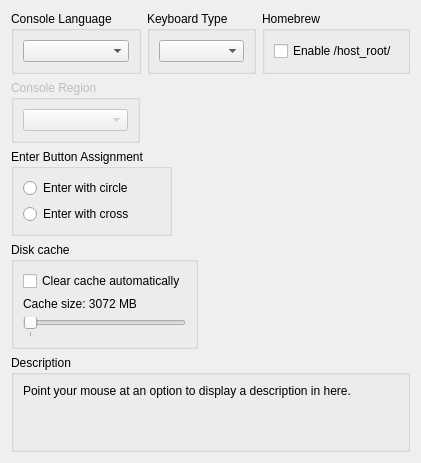
     <widget class="QWidget" name="systemTab">
      <attribute name="title">
       <string>System</string>
      </attribute>
      <layout class="QVBoxLayout" name="systemTab_layout">
       <item>
        <layout class="QHBoxLayout" name="systemTabLayout1" stretch="1,1,1">
         <item>
          <widget class="QGroupBox" name="gb_sysLang">
           <property name="title">
            <string>Console Language</string>
           </property>
           <layout class="QVBoxLayout" name="gb_sysLang_layout">
            <item>
             <widget class="QComboBox" name="sysLangBox"/>
            </item>
           </layout>
          </widget>
         </item>
         <item>
          <widget class="QGroupBox" name="gb_keyboardType">
           <property name="title">
            <string>Keyboard Type</string>
           </property>
           <layout class="QVBoxLayout" name="verticalLayout_keyboardType">
            <item>
             <widget class="QComboBox" name="keyboardType"/>
            </item>
           </layout>
          </widget>
         </item>
         <item>
          <widget class="QGroupBox" name="gb_homebrew">
           <property name="title">
            <string>Homebrew</string>
           </property>
           <layout class="QVBoxLayout" name="gb_homebrew_layout">
            <item>
             <widget class="QCheckBox" name="enableHostRoot">
              <property name="text">
               <string>Enable /host_root/</string>
              </property>
             </widget>
            </item>
           </layout>
          </widget>
         </item>
        </layout>
       </item>
       <item>
        <layout class="QHBoxLayout" name="systemTabLayout2" stretch="1,1,1">
         <item>
          <widget class="QGroupBox" name="gb_console_region">
           <property name="enabled">
            <bool>false</bool>
           </property>
           <property name="title">
            <string>Console Region</string>
           </property>
           <layout class="QVBoxLayout" name="gb_console_region_layout">
            <item>
             <widget class="QComboBox" name="console_region"/>
            </item>
           </layout>
          </widget>
         </item>
         <item>
          <widget class="QWidget" name="systemTabSpacerWidget1" native="true"/>
         </item>
         <item>
          <widget class="QWidget" name="systemTabSpacerWidget2" native="true"/>
         </item>
        </layout>
       </item>
       <item>
        <layout class="QHBoxLayout" name="systemTabLayout3" stretch="1,1,1">
         <item>
          <widget class="QGroupBox" name="gb_enterButtonAssignment">
           <property name="title">
            <string>Enter Button Assignment</string>
           </property>
           <layout class="QVBoxLayout" name="gb_enterButtonAssignment_layout">
            <item>
             <widget class="QRadioButton" name="enterButtonAssignCircle">
              <property name="text">
               <string>Enter with circle</string>
              </property>
             </widget>
            </item>
            <item>
             <widget class="QRadioButton" name="enterButtonAssignCross">
              <property name="text">
               <string>Enter with cross</string>
              </property>
             </widget>
            </item>
           </layout>
          </widget>
         </item>
         <item>
          <widget class="QWidget" name="systemTabSpacerWidget3" native="true"/>
         </item>
         <item>
          <widget class="QWidget" name="systemTabSpacerWidget4" native="true"/>
         </item>
        </layout>
       </item>
       <item>
        <layout class="QHBoxLayout" name="systemTabLayout4" stretch="1,1,1">
         <item>
          <widget class="QGroupBox" name="gb_DiskCacheClearing">
           <property name="title">
            <string>Disk cache</string>
           </property>
           <layout class="QVBoxLayout" name="gb_DiskCacheClearing_layout">
            <item>
             <widget class="QCheckBox" name="enableCacheClearing">
              <property name="text">
               <string>Clear cache automatically</string>
              </property>
             </widget>
            </item>
            <item>
             <widget class="QLabel" name="maximumCacheSizeLabel">
              <property name="text">
               <string>Cache size: 3072 MB</string>
              </property>
             </widget>
            </item>
            <item>
             <widget class="QSlider" name="maximumCacheSize">
              <property name="pageStep">
               <number>512</number>
              </property>
              <property name="orientation">
               <enum>Qt::Horizontal</enum>
              </property>
              <property name="tickPosition">
               <enum>QSlider::TicksBelow</enum>
              </property>
              <property name="tickInterval">
               <number>1024</number>
              </property>
             </widget>
            </item>
           </layout>
          </widget>
         </item>
         <item>
          <widget class="QWidget" name="systemTabSpacerWidget5" native="true"/>
         </item>
         <item>
          <widget class="QWidget" name="systemTabSpacerWidget6" native="true"/>
         </item>
        </layout>
       </item>
       <item>
        <spacer name="systemTabSpacer">
         <property name="orientation">
          <enum>Qt::Vertical</enum>
         </property>
         <property name="sizeType">
          <enum>QSizePolicy::MinimumExpanding</enum>
         </property>
         <property name="sizeHint" stdset="0">
          <size>
           <width>0</width>
           <height>0</height>
          </size>
         </property>
        </spacer>
       </item>
       <item>
        <widget class="QGroupBox" name="gb_description_system">
         <property name="title">
          <string>Description</string>
         </property>
         <layout class="QHBoxLayout" name="gb_description_system_layout">
          <item>
           <widget class="QLabel" name="description_system">
            <property name="text">
             <string>Point your mouse at an option to display a description in here.


</string>
            </property>
            <property name="textFormat">
             <enum>Qt::PlainText</enum>
            </property>
            <property name="alignment">
             <set>Qt::AlignLeading|Qt::AlignLeft|Qt::AlignTop</set>
            </property>
            <property name="wordWrap">
             <bool>true</bool>
            </property>
           </widget>
          </item>
         </layout>
        </widget>
       </item>
      </layout>
     </widget>
